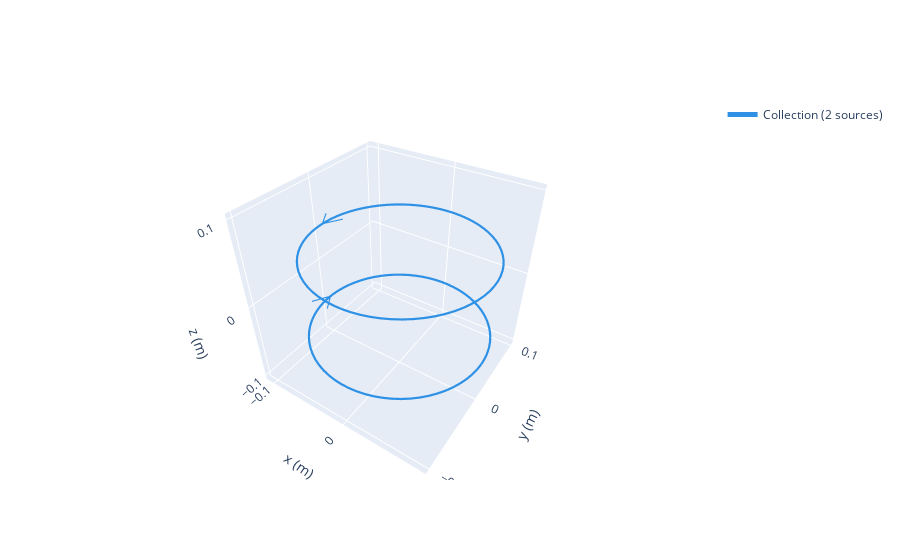

Notebook cell for this chart:
### Code cell
import magpylib as magpy
import numpy as np
import matplotlib.pyplot as plt


def method_1(radius, current):
    distance = radius  # distance between the centers of the loops

    # Create the two circular loops
    loop1 = magpy.current.Circle(current=+current, diameter=2*radius)
    loop2 = magpy.current.Circle(current=-current, diameter=2*radius)

    # Position the loops at +distance/2 and -distance/2 along the z-axis
    loop1.move([0, 0, distance/2])
    loop2.move([0, 0, -distance/2])

    # Create a collection of the two loops
    collection = magpy.Collection(loop1, loop2)
    collection.show()

    return collection

# Define parameters
radius = 100e-3  # in mm
current = 200  # in A

anti_helmholtz = method_1(radius, current)

### Figure 1 — Plotly figure (JSON) as saved in the notebook; plotly's stock layout.template omitted (floating-point values rounded to 4 significant figures; data arrays with more than 128 entries replaced by an {"elided": "..."} marker saying what was removed)
{"data": [{"legendgroup": "Collection(id=1934876367936)", "line": {"color": "#2e91e5", "dash": "solid", "width": 2.2}, "mode": "lines", "name": "Collection (2 sources)", "opacity": 1, "showlegend": true, "type": "scatter3d", "x": [null, -0.112, -0.1, -0.088, null, -0.112, -0.1, -0.088], "y": [null, 0.02, 1.225e-17, 0.02, null, -0.02, 1.225e-17, -0.02], "z": [null, 0.05, 0.05, 0.05, null, -0.05, -0.05, -0.05]}, {"legendgroup": "Collection(id=1934876367936)", "line": {"color": "#2e91e5", "dash": "solid", "width": 4.4}, "mode": "lines", "name": "Collection (2 sources)", "opacity": 1, "showlegend": false, "type": "scatter3d", "x": {"elided": "146 float values"}, "y": {"elided": "146 float values"}, "z": {"elided": "146 float values"}}], "layout": {"legend": {"itemsizing": "constant"}, "scene": {"aspectmode": "manual", "aspectratio": {"x": 1, "y": 1, "z": 1}, "camera": {"eye": {"x": 1, "y": -1.5, "z": 1.4}}, "xaxis": {"autorange": false, "range": [-0.112, 0.1], "title": {"text": "x (m)"}}, "yaxis": {"autorange": false, "range": [-0.106, 0.106], "title": {"text": "y (m)"}}, "zaxis": {"autorange": false, "range": [-0.106, 0.106], "title": {"text": "z (m)"}}}}}
